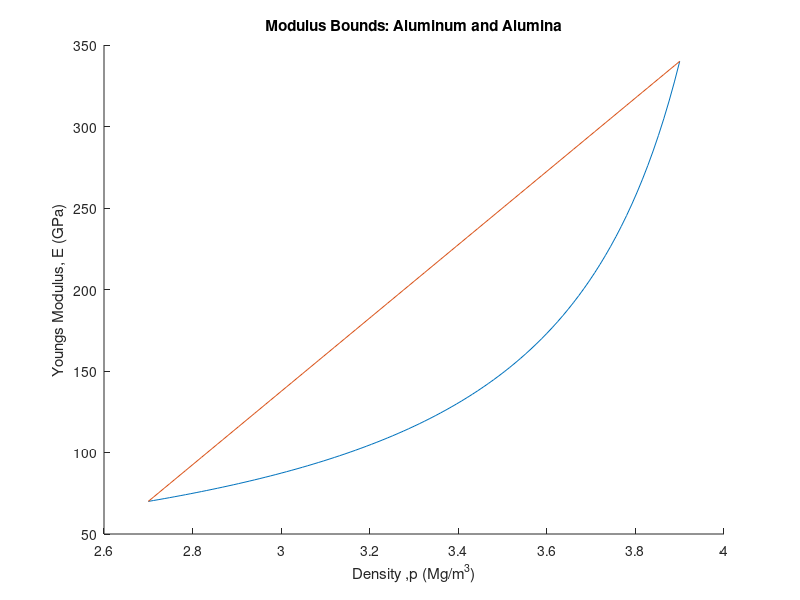

Here is the MATLAB script that generated this plot:
%%Aluminium and Alumina

vf=[0:0.01:1]; %vf=Volume Fraction of reinforcing material
pf=3.9;        %pf=density of reinforcing material 
pm=2.7;        %pm=density of the matrix material
Em=70;         %Em=youngs matrix material
Ef=340;        %Ef=youngs reinforcing material 

%Reuss Bound
Er= (((vf/Ef)+((1-vf)/Em)).^-1);

%Voigt Bound
Ev=(vf*Ef)+((1-vf)*Em);

%Density
p=(vf*pf)+((1-vf)*pm);

%Graph
hold on
plot(p,Er)
plot(p,Ev)
title('Modulus Bounds: Aluminum and Alumina');
xlabel('Density ,p (Mg/m^3)')
ylabel('Youngs Modulus, E (GPa)')
hold off

